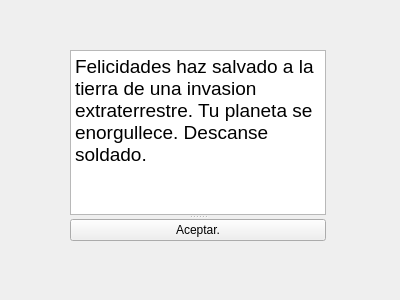
<?xml version="1.0" encoding="UTF-8"?>
<ui version="4.0">
 <class>ganar</class>
 <widget class="QWidget" name="ganar">
  <property name="geometry">
   <rect>
    <x>0</x>
    <y>0</y>
    <width>400</width>
    <height>300</height>
   </rect>
  </property>
  <property name="windowTitle">
   <string>Form</string>
  </property>
  <widget class="QSplitter" name="splitter">
   <property name="geometry">
    <rect>
     <x>70</x>
     <y>50</y>
     <width>256</width>
     <height>191</height>
    </rect>
   </property>
   <property name="orientation">
    <enum>Qt::Vertical</enum>
   </property>
   <widget class="QTextBrowser" name="textBrowser">
    <property name="html">
     <string>&lt;!DOCTYPE HTML PUBLIC &quot;-//W3C//DTD HTML 4.0//EN&quot; &quot;http://www.w3.org/TR/REC-html40/strict.dtd&quot;&gt;
&lt;html&gt;&lt;head&gt;&lt;meta name=&quot;qrichtext&quot; content=&quot;1&quot; /&gt;&lt;style type=&quot;text/css&quot;&gt;
p, li { white-space: pre-wrap; }
&lt;/style&gt;&lt;/head&gt;&lt;body style=&quot; font-family:'MS Shell Dlg 2'; font-size:8.25pt; font-weight:400; font-style:normal;&quot;&gt;
&lt;p style=&quot; margin-top:0px; margin-bottom:0px; margin-left:0px; margin-right:0px; -qt-block-indent:0; text-indent:0px;&quot;&gt;&lt;span style=&quot; font-size:14pt;&quot;&gt;Felicidades haz salvado a la tierra de una invasion extraterrestre. Tu planeta se enorgullece. Descanse soldado.&lt;/span&gt;&lt;/p&gt;&lt;/body&gt;&lt;/html&gt;</string>
    </property>
   </widget>
   <widget class="QPushButton" name="aceptar">
    <property name="text">
     <string>Aceptar.</string>
    </property>
   </widget>
  </widget>
 </widget>
 <resources/>
 <connections/>
</ui>
